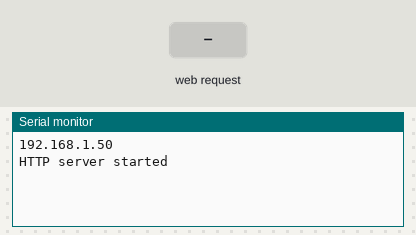
Bench run of a sketch on a simulated ESP8266 (NodeMCU). Shown: the last lines printed to the serial monitor. The inputs (shaded band) are chosen by the test bench. WiFi joins after 1.5 s; servers stay silent unless stated.

Above: at 2.7 s.
2.8 s: HTTP request GET /submit?location=1 received
At 3.9 s:
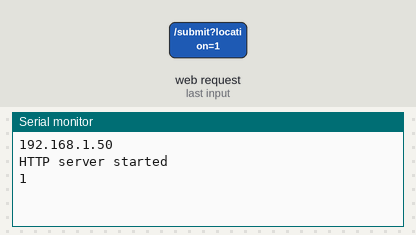
4.3 s: HTTP request GET /submit?location=0 received
At 5.0 s:
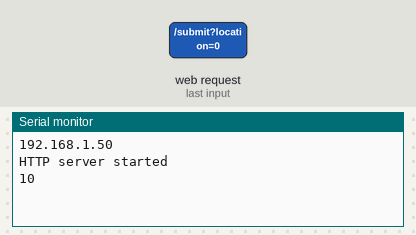

Measured:
- after the input at 2.8 s, the serial monitor: prints a new line at once (image 1)
- after the input at 4.3 s, the serial monitor: prints a new line at once (image 2)

The sketch:

esplocationrecive.ino
```cpp
#include <ESP8266WiFi.h>
#include <ESP8266WebServer.h>

const char *ssid = "Galaxy.S";
const char *password = "kanaan313";
ESP8266WebServer server(80);

void setup() {
  Serial.begin(115200);


  // Connect to Wi-Fi
  WiFi.begin(ssid, password);
  //Serial.println("");

  // Wait for connection
  while (WiFi.status() != WL_CONNECTED) {
    delay(500);
    //Serial.print(".");
  }
 // Serial.println("");
 // Serial.print("Connected to ");
 // Serial.println(ssid);
  //Serial.print("IP address: ");
  Serial.println(WiFi.localIP());

  // Handle root URL
  server.on("/", HTTP_GET, []() {
    server.send(200, "text/html",
                "<form action='/submit' method='get'>"
                "Quantity: <input type='text' name='quantity' value='1'><br>"
                "Location: <input type='text' name='location'><br>"
                "<input type='submit' value='Submit'>"
                "</form>");
  });

  // Handle form submission
  server.on("/submit", HTTP_GET, []() {
    // String quantity = server.arg("quantity");
    String location = server.arg("location");

    // Allow requests from any origin (CORS)
    server.sendHeader("Access-Control-Allow-Origin", "*");

    Serial.print(location);

    server.send(200, "text/plain", "location");
  });

  server.begin();
  Serial.println("HTTP server started");
}

void loop() {
  server.handleClient();
}
```
